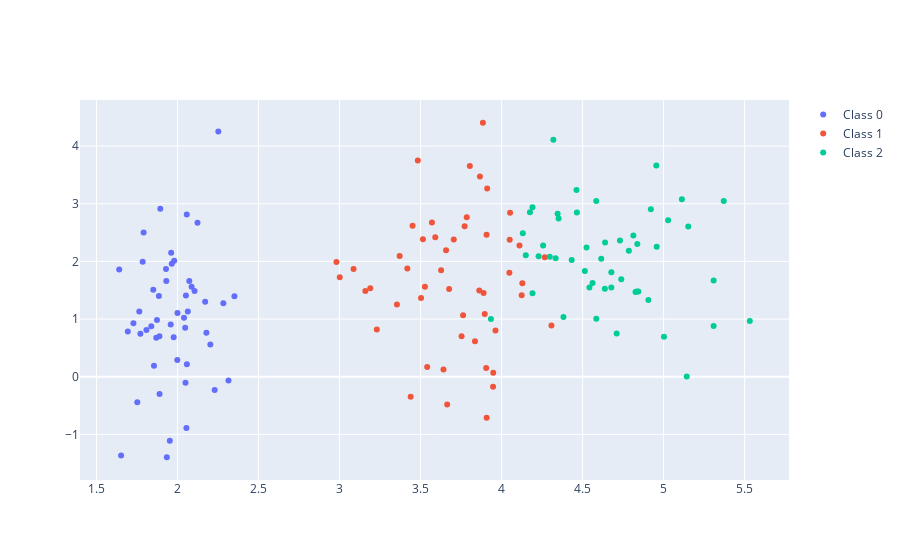

The cell this chart's notebook holds for it:
### Code cell
# visualize how well torch vae worked
fig = go.Figure()

for ci in np.unique(Y):
    fig.add_trace(
        go.Scatter(
            x=X_vae_pt[Y==ci, 0],
            y=X_vae_pt[Y==ci, 1],
            mode='markers',
            name=f'Class {ci}',
        )
    )

fig.show()
